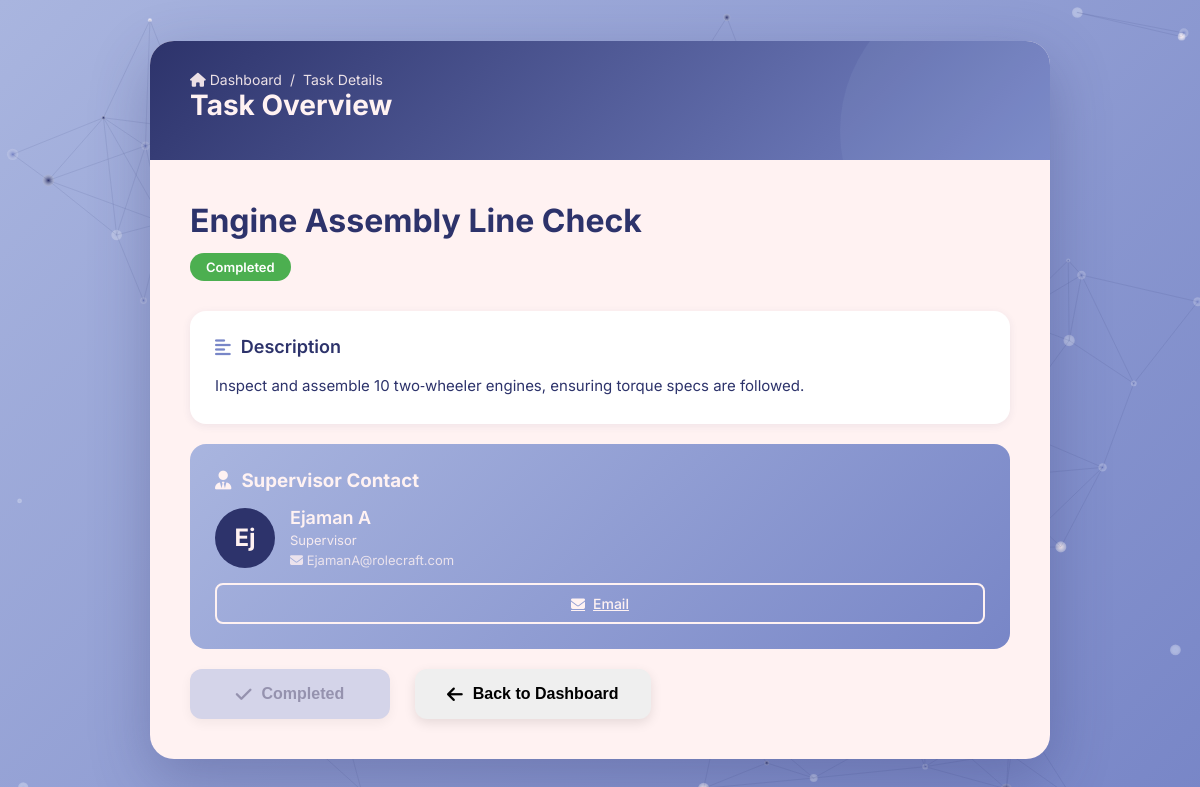
The app's page /worker/task/1 (signed in) with its own data.
### application/models.py (models this page shows, shortened)
class Task(db.Model):
    __tablename__ = "tasks"
    id = db.Column(db.Integer, primary_key=True)
    name = db.Column(db.String(150), nullable=False)
    description = db.Column(db.Text, nullable=True)
    status = db.Column(db.String(50), default="pending")
    category = db.Column(db.String(50), nullable=True)
    priority = db.Column(db.String(20), default="medium")
    start_date = db.Column(db.Date, nullable=True)
    due_date = db.Column(db.Date, nullable=True)
    estimated_hours = db.Column(db.Integer, nullable=True)
    tags = db.Column(db.String(250), nullable=True)  # comma-separated tags
    assigned_worker_id = db.Column(db.Integer, db.ForeignKey("users.id"))
    created_by_supervisor_id = db.Column(db.Integer, db.ForeignKey("users.id"))
    assigned_worker = db.relationship("User", back_populates="tasks", foreign_keys=[assigned_worker_id])
    work_sessions = db.relationship("WorkSession", back_populates="task", cascade="all, delete-orphan")

class User(db.Model):
    __tablename__ = "users"
    id = db.Column(db.Integer, primary_key=True)
    emp_id = db.Column(db.String(50), unique=True, nullable=False)
    name = db.Column(db.String(100), nullable=False)
    email = db.Column(db.String(120), unique=True, nullable=False)
    password = db.Column(db.String(200), nullable=False)
    role = db.Column(db.String(50), nullable=False)
    tasks = db.relationship("Task", back_populates="assigned_worker", foreign_keys="Task.assigned_worker_id")
    assessments = db.relationship("Assessment", back_populates="worker", cascade="all, delete-orphan")
    machine_logs = db.relationship("MachineLog", back_populates="worker", cascade="all, delete-orphan")
    work_sessions = db.relationship("WorkSession", back_populates="worker", cascade="all, delete-orphan")

### application/controllers.py (the view)
    @app.route("/worker/task/<int:task_id>")
    def task_details(task_id):
        if session.get("role") != "worker":
            flash("Unauthorized access.", "danger")
            return redirect(url_for("login"))
        task = Task.query.get_or_404(task_id)
        supervisor = User.query.get(task.created_by_supervisor_id) if task.created_by_supervisor_id else None
        worker = User.query.get(session.get("user_id"))
        work_sessions = WorkSession.query.filter_by(task_id=task.id, worker_id=worker.id).all()
        return render_template(
            "worker/task_details.html",  # ✅ relative path
            task=task,
            supervisor=supervisor,
            worker=worker,
            work_sessions=work_sessions
        )

### templates/worker/task_details.html (shortened to what this page needs)
<!DOCTYPE html>
<html lang="en">
<head>
  <link rel="stylesheet" href="https://cdnjs.cloudflare.com/ajax/libs/font-awesome/6.4.0/css/all.min.css" />
  <link rel="stylesheet" href="/static/worker/task_details.css" />
</head>
<body>
  <div class="container">
    <div class="header">
      <div class="breadcrumb">
        <a href="{{ url_for('worker_dashboard') }}"><i class="fas fa-home"></i> Dashboard</a>
        <span>/</span>
        <span>Task Details</span>
      </div>
      <h1>Task Overview</h1>
    </div>
    <div class="content">
      <div class="task-header">
        <h2 class="task-title">{{ task.name }}</h2>
        <div class="task-meta">
          <div class="meta-item">
            <span class="status-badge {{ task.status|default('pending')|lower }}">
              {{ task.status|capitalize }}
            </span>
          </div>
        </div>
      </div>
      <div class="card">
        <h3 class="card-title"><i class="fas fa-align-left"></i> Description</h3>
        <p class="task-description">{{ task.description or "No description provided." }}</p>
      </div>
      {% if supervisor %}
      <div class="supervisor-card">
        <h3 style="margin-bottom: 15px; display: flex; align-items: center; gap: 10px;">
          <i class="fas fa-user-tie"></i> Supervisor Contact
        </h3>
        <div class="supervisor-header">
          <div class="supervisor-avatar">{{ supervisor.name[0:2] }}</div>
          <div class="supervisor-info">
            <h3>{{ supervisor.name }}</h3>
            <p>Supervisor</p>
            <p style="opacity: 0.8; margin-top: 4px;">
              <i class="fas fa-envelope"></i> {{ supervisor.email }}
            </p>
          </div>
        </div>
        <div class="contact-buttons">
          <a href="mailto:{{ supervisor.email }}" class="contact-btn"><i class="fas fa-envelope"></i> Email</a>
        </div>
      </div>
      {% endif %}
      <div class="action-buttons">
        <form method="POST" action="{{ url_for('update_task_status', task_id=task.id) }}">
          {% if task.status|lower == "pending" %}
            <button type="submit" name="status" value="in-progress" class="btn btn-primary">
              <i class="fas fa-play"></i> Start Progress
            </button>
          {% elif task.status|lower == "in-progress" %}
            <button type="submit" name="status" value="completed" class="btn btn-success">
              <i class="fas fa-check-circle"></i> Complete Task
            </button>
          {% else %}
            <button class="btn btn-secondary" disabled>
              <i class="fas fa-check"></i> Completed
            </button>
          {% endif %}
        </form>
        <form method="GET" action="{{ url_for('worker_dashboard') }}" style="display:inline; margin-left:10px;">
          <button type="submit" class="btn btn-outline-secondary">
            <i class="fas fa-arrow-left"></i> Back to Dashboard
          </button>
        </form>
      </div>
    </div>
  </div>
</body>
</html>

### static/worker/task_details.css (style rules this page uses)
* { margin: 0; padding: 0; box-sizing: border-box; }
body { font-family: 'Inter', sans-serif; background: linear-gradient(135deg, #A9B5DF 0%, #7886C7 100%); min-height: 100vh; padding: 20px; display: flex; justify-content: center; align-items: center; position: relative; overflow-x: hidden; }
.container { max-width: 900px; width: 100%; background: #FFF2F2; border-radius: 24px; box-shadow: 0 20px 60px rgba(45, 51, 107, 0.3); overflow: hidden; animation: slideUp 0.6s ease-out; }
.header { background: linear-gradient(135deg, #2D336B 0%, #7886C7 100%); padding: 30px 40px; color: #FFF2F2; position: relative; overflow: hidden; }
.header::before { content: ''; position: absolute; top: -50%; right: -10%; width: 300px; height: 300px; background: rgba(169, 181, 223, 0.1); border-radius: 50%; }
.header h1 { font-size: 28px; font-weight: 700; margin-bottom: 8px; position: relative; z-index: 1; }
.header .breadcrumb { display: flex; align-items: center; gap: 8px; font-size: 14px; opacity: 0.9; position: relative; z-index: 1; }
.breadcrumb a { color: #FFF2F2; text-decoration: none; transition: opacity 0.3s; }
.content { padding: 40px; }
.task-header { margin-bottom: 30px; }
.task-title { font-size: 32px; font-weight: 700; color: #2D336B; margin-bottom: 12px; line-height: 1.3; }
.task-meta { display: flex; gap: 20px; flex-wrap: wrap; }
.meta-item { display: flex; align-items: center; gap: 8px; color: #7886C7; font-size: 14px; font-weight: 500; }
.status-badge { display: inline-block; padding: 6px 16px; border-radius: 20px; font-size: 13px; font-weight: 600; background: #A9B5DF; color: #2D336B; }
.status-badge.completed { background: #4CAF50; color: white; }
.card { background: white; border-radius: 16px; padding: 25px; margin-bottom: 20px; box-shadow: 0 2px 8px rgba(45, 51, 107, 0.08); transition: transform 0.3s, box-shadow 0.3s; }
.card-title { font-size: 18px; font-weight: 600; color: #2D336B; margin-bottom: 15px; display: flex; align-items: center; gap: 10px; }
.card-title i { color: #7886C7; }
.task-description { color: #2D336B; line-height: 1.8; font-size: 15px; }
.supervisor-card { background: linear-gradient(135deg, #A9B5DF 0%, #7886C7 100%); border-radius: 16px; padding: 25px; margin-bottom: 20px; color: #FFF2F2; }
.supervisor-header { display: flex; align-items: center; gap: 15px; margin-bottom: 15px; }
.supervisor-avatar { width: 60px; height: 60px; border-radius: 50%; background: #2D336B; display: flex; align-items: center; justify-content: center; font-size: 24px; font-weight: 700; color: #FFF2F2; }
.supervisor-info h3 { font-size: 18px; font-weight: 600; margin-bottom: 4px; }
.supervisor-info p { font-size: 13px; opacity: 0.9; }
.contact-buttons { display: flex; gap: 10px; }
.contact-btn { flex: 1; padding: 10px; border: 2px solid #FFF2F2; background: transparent; color: #FFF2F2; border-radius: 8px; font-size: 14px; font-weight: 500; cursor: pointer; transition: all 0.3s; display: flex; align-items: center; justify-content: center; gap: 8px; }
.action-buttons { display: flex; gap: 15px; flex-wrap: wrap; }
.btn { flex: 1; min-width: 200px; padding: 16px 32px; border: none; border-radius: 12px; font-size: 16px; font-weight: 600; cursor: pointer; transition: all 0.3s; display: flex; align-items: center; justify-content: center; gap: 10px; box-shadow: 0 4px 12px rgba(0, 0, 0, 0.1); }
.btn-secondary { background: #A9B5DF; color: #2D336B; }
.btn:disabled { opacity: 0.5; cursor: not-allowed; transform: none !important; }
.btn i { font-size: 18px; }
.header { background: linear-gradient(135deg, #2D336B 0%, #7886C7 100%); padding: 30px 40px; color: #FFF2F2; position: relative; overflow: hidden; animation: fadeIn 1s ease-in; }
.content > * { animation: fadeInUp 0.7s ease forwards; }
.card, .progress-section, .notes-section, .supervisor-card, .action-buttons { animation: fadeInUp 0.7s ease; }
.card, .notes-section, .progress-section, .supervisor-card { transition: transform 0.3s ease, box-shadow 0.3s ease; }
.supervisor-avatar { animation: float 3s ease-in-out infinite; }
.btn { transition: all 0.3s ease, box-shadow 0.3s ease; }

### records on screen
Task: name "Engine Assembly Line Check", status "Completed", description "Inspect and assemble 10 two‑wheeler engines, ensuring torque specs are followed."
User: name "Ej", name "Ejaman A", email "EjamanA@rolecraft.com"
